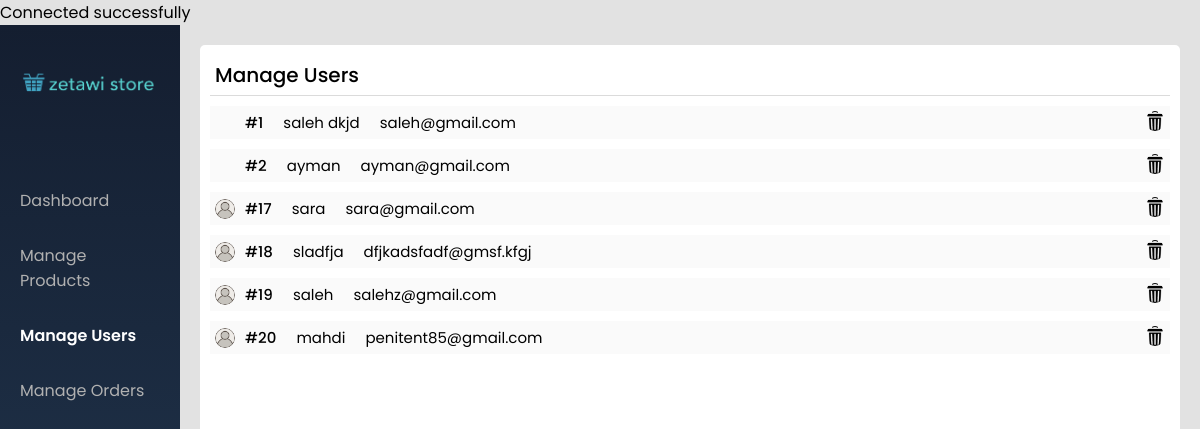
The page /licenses/admin/manage-users.php on the database its author committed.
### tables this page shows
CREATE TABLE `User` (
  `id` int(11) NOT NULL,
  `username` varchar(50) NOT NULL,
  `email` varchar(255) NOT NULL,
  `password` varchar(255) NOT NULL,
  `isadmin` tinyint(1) DEFAULT 0,
  `user_imag` varchar(255) NOT NULL
);

### licenses/admin/manage-users.php (the view, shortened to what this page needs)
<!DOCTYPE html>
<?php
include  "../include/connection.php";
$getUsersQuery = "select * from User";
$runUsersQuery = mysqli_query($conn, $getUsersQuery);
?>
<html lang="en">
<head>
    <link rel="stylesheet" href="../styles/admin-basic.css">
    <link rel="stylesheet" href="../styles/admin-manage-users.css">
</head>
<body>
    <div class="container">
        <div class="side-bar">
            <img src="../images/logo.png" onclick="location.href=`../home.php`">
            <ul>
                <li onclick="location.href='dashboard.php'">Dashboard</li>
                <li onclick="location.href='manage-products.php'">Manage Products</li>
                <li style="color:white; font-weight:600;">Manage Users</li>
                <li onclick="location.href='manage-orders.php'">Manage Orders</li>
            </ul>
        </div>
        <div class="users-container">
            <h1> Manage Users</h1>
            <?php
                while($rowUsers = mysqli_fetch_array($runUsersQuery))
                {
                    $userName = $rowUsers['username'];
                    $userID = $rowUsers['id'];
                    $userEmail = $rowUsers['email'];
                    $userImage = $rowUsers['user_imag'];
                    echo"
                    <div class='user'>
                        <div class='main' onclick=location.href='../profile.php'>
                            <img src='../images/$userImage' alt=''>
                            <h2>#$userID</h2>
                            <p> $userName </p>
                            <p> $userEmail </p>
                        </div>
                    <img class='delete' src='../images/delete.png' alt='' onClick='deleteUser($userID)' title='Delete'>
                    </div>";
                }
            ?>
        </div>
    </div>
</body>
</html>

### styles/admin-basic.css (style rules this page uses)
* { padding: 0; margin: 0; box-sizing: border-box; font-family: "Poppins", sans-serif; }
body { background-color: rgb(226, 226, 226); }
.container { max-width: 1400px; width: 100%; margin-left: auto; margin-right: auto; display: grid; grid-template-columns: 15% 85%; height: 100vh; background-color: rgb(226, 226, 226); }
.side-bar { background: linear-gradient(#141e30, #243b55); color: white; position: relative; }
.side-bar img { width: 170px; padding: 10px 0; text-align: center; }
.side-bar ul { text-decoration: none; color: rgb(177, 177, 177); margin-top: 30px; padding: 10px; }
.side-bar ul li { list-style: none; margin-bottom: 10px; border-radius: 20px; padding: 10px; }

### styles/admin-manage-users.css (style rules this page uses)
.users-container { background-color: white; margin: 20px; padding: 10px; border-radius: 5px; }
.users-container h1 { padding: 5px; font-weight: 500; font-size: 20px; border-bottom: 1px solid rgb(219, 219, 219); }
.users-container .user { display: grid; grid-template-columns: auto 20px; margin-top: 10px; padding: 5px; background-color: rgb(250, 250, 250); }
.users-container .main { display: grid; grid-template-columns: 20px max-content max-content max-content; align-items: center; }
.users-container h2 { font-size: 15px; font-weight: 500; margin-left: 10px; }
.users-container p { font-size: 15px; font-weight: 400; margin-left: 20px; }
.users-container .user img { width: 20px; border-radius: 20px; }
.users-container .delete { width: 10px; cursor: pointer; }

### rows shown on the page
user: id "1", username "saleh dkjd", email "saleh@gmail.com"
user: id "2", username "ayman", email "ayman@gmail.com"
user: user_imag (placeholder picture), id "17", username "sara", email "sara@gmail.com"
user: user_imag (placeholder picture), id "18", username "sladfja", email "dfjkadsfadf@gmsf.kfgj"
user: user_imag (placeholder picture), id "19", username "saleh", email "salehz@gmail.com"
user: user_imag (placeholder picture), id "20", username "mahdi", email "penitent85@gmail.com"
